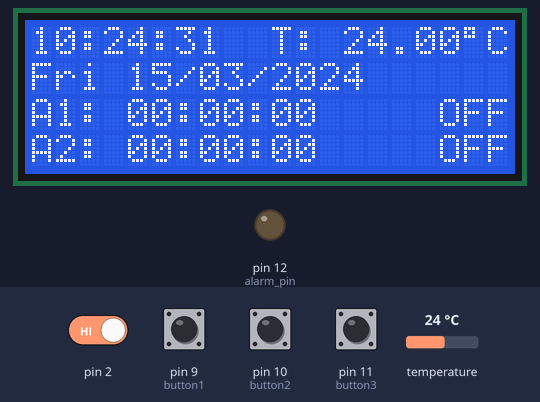
This sketch was run on a simulated Arduino Uno, built with avr-gcc and run on an emulated ATmega328P. On the bench: 20×4 character LCD, output pins drawn as LEDs (lit = HIGH). Wiring (inferred from the names in the program): DS3231 clock at I2C address 0x68. The test bench sets the inputs (shaded band); at power-on: pin 2, pin 9 (button1), pin 10 (button2), pin 11 (button3) HIGH, temperature 24 °C. The local clock reads 2024-03-15 10:24:30 at power-on unless the sketch sets it.

Above: at 1.2 s.
1.3 s: pin 2 driven LOW
At 2.7 s:
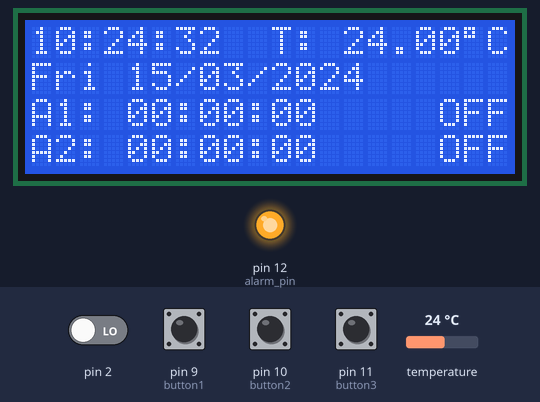
4.3 s: pin 9 (button1) pulled LOW for 0.15 s
At 4.57 s:
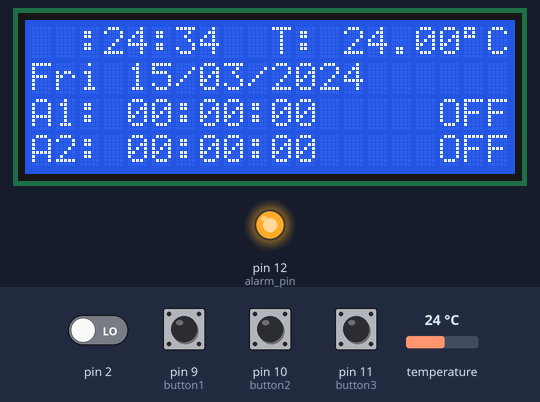
5.9 s: pin 10 (button2) pulled LOW for 0.15 s
At 7.4 s:
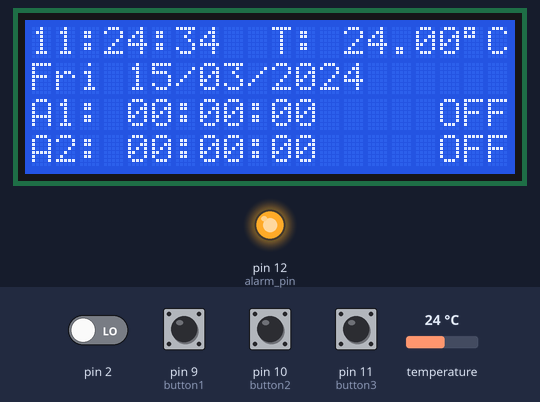
7.5 s: pin 9 (button1) pulled LOW for 1 s
At 8.62 s:
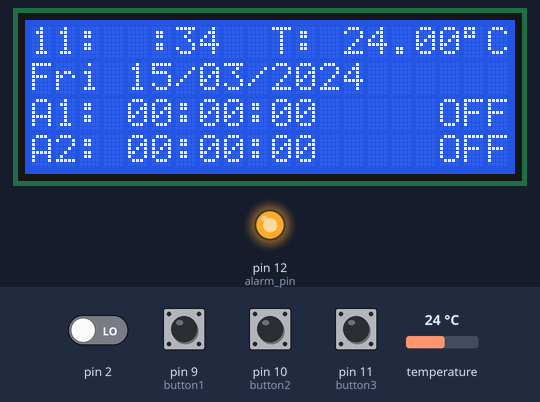
10.0 s: pin 9 (button1) pulled LOW for 0.15 s
At 10.27 s:
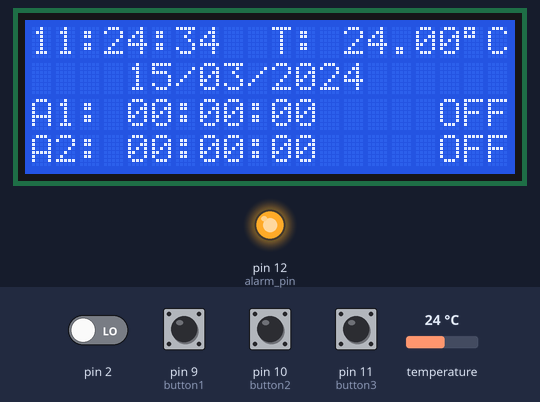
13.1 s: pin 10 (button2) pulled LOW for 1 s
At 14.51 s:
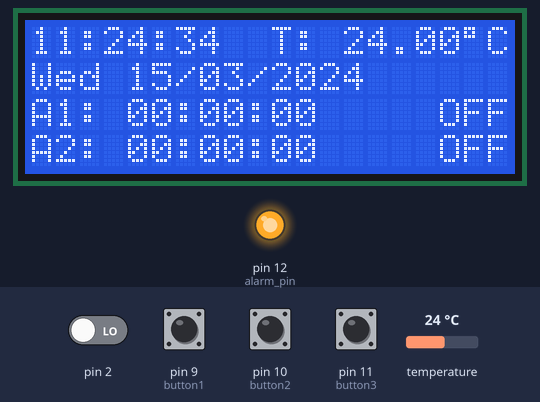
Timing chart, 0 to 16.1 s (numbered marks = the images above; inputs shaded):
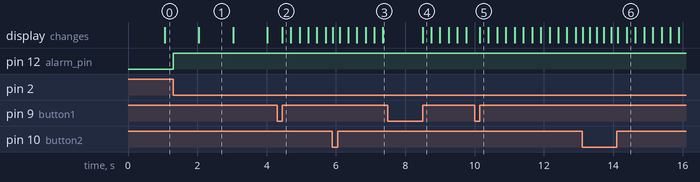

Measured:
- after the input at 1.3 s, pin 12 (alarm_pin): LOW → HIGH at once
- after the input at 4.3 s, the display: changes after 0.15 s (image 2)
- after the input at 5.9 s, the display: changes at once (image 3)
- after the input at 7.5 s, the display: changes after 1.0 s (image 4)
- after the input at 10.0 s, the display: changes after 0.15 s (image 5)
- after the input at 13.1 s, the display: first changes at once (image 6 shows a later state)

The sketch:

SketchCode_AlarmClock_V2.ino
```cpp
// include LCD library code
#include <LiquidCrystal.h>
// include Wire library code (needed for I2C protocol devices)
#include <Wire.h>

// LCD module connections (RS, E, D4, D5, D6, D7)
LiquidCrystal lcd(3, 4, 5, 6, 7, 8);

const int button1   =  9;                   // button1 pin number
const int button2   = 10;                   // button1 pin number
const int button3   = 11;                   // button1 pin number
const int alarm_pin = 12;                   // Alarms pin number

void setup() {
  pinMode(9,  INPUT_PULLUP);
  pinMode(10, INPUT_PULLUP);
  pinMode(11, INPUT_PULLUP);
  pinMode(12, OUTPUT);
  digitalWrite(alarm_pin, LOW);
  // set up the LCD's number of columns and rows
  lcd.begin(20, 4);
  Wire.begin();                                 // Join i2c bus
  attachInterrupt(digitalPinToInterrupt(2), Alarm, FALLING);
}

// Variables declaration
bool alarm1_status, alarm2_status;
char Time[]     = "  :  :  ",
     calendar[] = "      /  /20  ",
     alarm1[]   = "A1:   :  :00", alarm2[]   = "A2:   :  :00",
     temperature[] = "T:   .   C";
byte  i, second, minute, hour, day, date, month, year,
      alarm1_minute, alarm1_hour, alarm2_minute, alarm2_hour,
      status_reg;

void Alarm(){
  digitalWrite(alarm_pin, HIGH);
}
void DS3231_read(){                             // Function to read time & calendar data
  Wire.beginTransmission(0x68);                 // Start I2C protocol with DS3231 address
  Wire.write(0);                                // Send register address
  Wire.endTransmission(false);                  // I2C restart
  Wire.requestFrom(0x68, 7);                    // Request 7 bytes from DS3231 and release I2C bus at end of reading
  second = Wire.read();                         // Read seconds from register 0
  minute = Wire.read();                         // Read minuts from register 1
  hour   = Wire.read();                         // Read hour from register 2
  day    = Wire.read();                         // Read day from register 3
  date   = Wire.read();                         // Read date from register 4
  month  = Wire.read();                         // Read month from register 5
  year   = Wire.read();                         // Read year from register 6
}
void alarms_read_display(){                     // Function to read and display alarm1, alarm2 and temperature data
  byte control_reg, temperature_lsb;
  char temperature_msb;
  Wire.beginTransmission(0x68);                 // Start I2C protocol with DS3231 address
  Wire.write(0x08);                             // Send register address
  Wire.endTransmission(false);                  // I2C restart
  Wire.requestFrom(0x68, 11);                   // Request 11 bytes from DS3231 and release I2C bus at end of reading
  alarm1_minute = Wire.read();                  // Read alarm1 minutes
  alarm1_hour   = Wire.read();                  // Read alarm1 hours
  Wire.read();                                  // Skip alarm1 day/date register
  alarm2_minute = Wire.read();                  // Read alarm2 minutes
  alarm2_hour   = Wire.read();                  // Read alarm2 hours
  Wire.read();                                  // Skip alarm2 day/date register
  control_reg = Wire.read();                    // Read the DS3231 control register
  status_reg  = Wire.read();                    // Read the DS3231 status register
  Wire.read();                                  // Skip aging offset register
  temperature_msb = Wire.read();                // Read temperature MSB
  temperature_lsb = Wire.read();                // Read temperature LSB
    // Convert BCD to decimal
  alarm1_minute = (alarm1_minute >> 4) * 10 + (alarm1_minute & 0x0F);
  alarm1_hour   = (alarm1_hour   >> 4) * 10 + (alarm1_hour & 0x0F);
  alarm2_minute = (alarm2_minute >> 4) * 10 + (alarm2_minute & 0x0F);
  alarm2_hour   = (alarm2_hour   >> 4) * 10 + (alarm2_hour & 0x0F);
    // End conversion
  alarm1[8]     = alarm1_minute % 10  + 48;
  alarm1[7]     = alarm1_minute / 10  + 48;
  alarm1[5]     = alarm1_hour   % 10  + 48;
  alarm1[4]     = alarm1_hour   / 10  + 48;
  alarm2[8]     = alarm2_minute % 10  + 48;
  alarm2[7]     = alarm2_minute / 10  + 48;
  alarm2[5]     = alarm2_hour   % 10  + 48;
  alarm2[4]     = alarm2_hour   / 10  + 48;
  alarm1_status = bitRead(control_reg, 0);      // Read alarm1 interrupt enable bit (A1IE) from DS3231 control register
  alarm2_status = bitRead(control_reg, 1);      // Read alarm2 interrupt enable bit (A2IE) from DS3231 control register
  if(temperature_msb < 0){
    temperature_msb = abs(temperature_msb);
    temperature[2] = '-';
  }
  else
    temperature[2] = ' ';
  temperature_lsb >>= 6;
  temperature[4] = temperature_msb % 10  + 48;
  temperature[3] = temperature_msb / 10  + 48;
  if(temperature_lsb == 0 || temperature_lsb == 2){
    temperature[7] = '0';
    if(temperature_lsb == 0) temperature[6] = '0';
    else                     temperature[6] = '5';
  }
  if(temperature_lsb == 1 || temperature_lsb == 3){
    temperature[7] = '5';
    if(temperature_lsb == 1) temperature[6] = '2';
    else                     temperature[6] = '7';
  }
  temperature[8]  = 223;                        // Put the degree symbol
  lcd.setCursor(10, 0);     //////////////////////////////////////////////////////////////
  lcd.print(temperature);                       // Display temperature
  lcd.setCursor(0, 2);      ///////////////////////////////////////////////////////////////
  lcd.print(alarm1);                            // Display alarm1
  lcd.setCursor(17, 2);     //////////////////////////////////////////////////////////////
  if(alarm1_status)  lcd.print("ON ");          // If A1IE = 1 print 'ON'
  else               lcd.print("OFF");          // If A1IE = 0 print 'OFF'
  lcd.setCursor(0, 3);
  lcd.print(alarm2);                            // Display alarm2
  lcd.setCursor(17, 3);
  if(alarm2_status)  lcd.print("ON ");          // If A2IE = 1 print 'ON'
  else               lcd.print("OFF");          // If A2IE = 0 print 'OFF'
}
void calendar_display(){                        // Function to display calendar
  switch(day){
    case 1:  strcpy(calendar, "Sun   /  /20  "); break;
    case 2:  strcpy(calendar, "Mon   /  /20  "); break;
    case 3:  strcpy(calendar, "Tue   /  /20  "); break;
    case 4:  strcpy(calendar, "Wed   /  /20  "); break;
    case 5:  strcpy(calendar, "Thu   /  /20  "); break;
    case 6:  strcpy(calendar, "Fri   /  /20  "); break;
    case 7:  strcpy(calendar, "Sat   /  /20  "); break;
    default: strcpy(calendar, "Sat   /  /20  ");
  }
  calendar[13] = year  % 10 + 48;
  calendar[12] = year  / 10 + 48;
  calendar[8]  = month % 10 + 48;
  calendar[7]  = month / 10 + 48;
  calendar[5]  = date  % 10 + 48;
  calendar[4]  = date  / 10 + 48;
  lcd.setCursor(0, 1);
  lcd.print(calendar);                          // Display calendar
}
void DS3231_display(){
  // Convert BCD to decimal
  second = (second >> 4) * 10 + (second & 0x0F);
  minute = (minute >> 4) * 10 + (minute & 0x0F);
  hour = (hour >> 4) * 10 + (hour & 0x0F);
  date = (date >> 4) * 10 + (date & 0x0F);
  month = (month >> 4) * 10 + (month & 0x0F);
  year = (year >> 4) * 10 + (year & 0x0F);
  // End conversion
  Time[7]     = second % 10  + 48;
  Time[6]     = second / 10  + 48;
  Time[4]     = minute % 10  + 48;
  Time[3]     = minute / 10  + 48;
  Time[1]     = hour   % 10  + 48;
  Time[0]     = hour   / 10  + 48;
  calendar_display();                           // Call calendar display function
  lcd.setCursor(0, 0);
  lcd.print(Time);                              // Display time
}
void Blink(){
  byte j = 0;
  while(j < 10 && (digitalRead(button1) || i >= 5) && digitalRead(button2) && (digitalRead(button3) || i < 5)){
    j++;
    delay(25);
  }
}
byte edit(byte x, byte y, byte parameter){
  char text[3];
  while(!digitalRead(button1) || !digitalRead(button3));    // Wait until button B1 is released
  while(true){
    while(!digitalRead(button2)){                           // If button B2 is pressed
      parameter++;
      if(((i == 0) || (i == 5)) && parameter > 23)          // If hours > 23 ==> hours = 0
        parameter = 0;
      if(((i == 1) || (i == 6)) && parameter > 59)          // If minutes > 59 ==> minutes = 0
        parameter = 0;
      if(i == 2 && parameter > 31)                          // If date > 31 ==> date = 1
        parameter = 1;
      if(i == 3 && parameter > 12)                          // If month > 12 ==> month = 1
        parameter = 1;
      if(i == 4 && parameter > 99)                          // If year > 99 ==> year = 0
        parameter = 0;
      if(i == 7 && parameter > 1)                           // For alarms ON or OFF (1: alarm ON, 0: alarm OFF)
        parameter = 0;
      lcd.setCursor(x, y);
      if(i == 7){                                           // For alarms ON & OFF
        if(parameter == 1)  lcd.print("ON ");
        else                lcd.print("OFF");
      }
      else{
        sprintf(text,"%02u", parameter);
        lcd.print(text);
      }
      if(i >= 5){
        DS3231_read();                          // Read data from DS3231
        DS3231_display();                       // Display DS3231 time and calendar
      }
      delay(200);                               // Wait 200ms
    }
    lcd.setCursor(x, y);
    lcd.print("  ");                            // Print two spaces
    if(i == 7) lcd.print(" ");                  // Print space (for alarms ON & OFF)
    Blink();                                    // Call Blink function
    lcd.setCursor(x, y);
    if(i == 7){                                 // For alarms ON & OFF
      if(parameter == 1)  lcd.print("ON ");
      else                lcd.print("OFF");
    }
    else{
      sprintf(text,"%02u", parameter);
      lcd.print(text);
    }
    Blink();
    if(i >= 5){
      DS3231_read();
     DS3231_display();}
    if((!digitalRead(button1) && i < 5) || (!digitalRead(button3) && i >= 5)){
      i++;                                      // Increment 'i' for the next parameter
      return parameter;                         // Return parameter value and exit
    }
  }
}

void loop() {
  if(!digitalRead(button1)){                    // If B1 button is pressed
      i = 0;
      hour   = edit(0, 0, hour);
      minute = edit(3, 0, minute);
      while(!digitalRead(button1));             // Wait until button B1 released
      while(true){
        while(!digitalRead(button2)){           // If button B2 button is pressed
          day++;                                // Increment day
          if(day > 7) day = 1;
          calendar_display();                   // Call display_calendar function
          lcd.setCursor(0, 1);
          lcd.print(calendar);                  // Display calendar
          delay(200);
        }
        lcd.setCursor(0, 1);
        lcd.print("   ");                       // Print 3 spaces
        Blink();
        lcd.setCursor(0, 1);
        lcd.print(calendar);                    // Print calendar
        Blink();                                // Call Blink function
        if(!digitalRead(button1))               // If button B1 is pressed
          break;
      }
      date = edit(4, 1, date);                  // Edit date
      month = edit(7, 1, month);                // Edit month
      year = edit(12, 1, year);                 // Edit year
      // Convert decimal to BCD
      minute = ((minute / 10) << 4) + (minute % 10);
      hour = ((hour / 10) << 4) + (hour % 10);
      date = ((date / 10) << 4) + (date % 10);
      month = ((month / 10) << 4) + (month % 10);
      year = ((year / 10) << 4) + (year % 10);
      // End conversion
      // Write time & calendar data to DS3231 RTC
      Wire.beginTransmission(0x68);             // Start I2C protocol with DS3231 address
      Wire.write(0);                            // Send register address
      Wire.write(0);                            // Reset sesonds and start oscillator
      Wire.write(minute);                       // Write minute
      Wire.write(hour);                         // Write hour
      Wire.write(day);                          // Write day
      Wire.write(date);                         // Write date
      Wire.write(month);                        // Write month
      Wire.write(year);                         // Write year
      Wire.endTransmission();                   // Stop transmission and release the I2C bus
      delay(200);
    }
    if(!digitalRead(button3)){                  // If B3 button is pressed
      while(!digitalRead(button3));             // Wait until button B3 released
      i = 5;
      alarm1_hour   = edit(4,  1, alarm1_hour);
      alarm1_minute = edit(7,  1, alarm1_minute);
      alarm1_status = edit(13, 1, alarm1_status);
      i = 5;
      alarm2_hour   = edit(4,  3, alarm2_hour);
      alarm2_minute = edit(7,  3, alarm2_minute);
      alarm2_status = edit(17, 3, alarm2_status);
      alarm1_minute = ((alarm1_minute / 10) << 4) + (alarm1_minute % 10);
      alarm1_hour   = ((alarm1_hour   / 10) << 4) + (alarm1_hour % 10);
      alarm2_minute = ((alarm2_minute / 10) << 4) + (alarm2_minute % 10);
      alarm2_hour   = ((alarm2_hour   / 10) << 4) + (alarm2_hour % 10);
      // Write alarms data to DS3231
      Wire.beginTransmission(0x68);               // Start I2C protocol with DS3231 address
      Wire.write(7);                              // Send register address (alarm1 seconds)
      Wire.write(0);                              // Write 0 to alarm1 seconds
      Wire.write(alarm1_minute);                  // Write alarm1 minutes value to DS3231
      Wire.write(alarm1_hour);                    // Write alarm1 hours value to DS3231
      Wire.write(0x80);                           // Alarm1 when hours, minutes, and seconds match
      Wire.write(alarm2_minute);                  // Write alarm2 minutes value to DS3231
      Wire.write(alarm2_hour);                    // Write alarm2 hours value to DS3231
      Wire.write(0x80);                           // Alarm2 when hours and minutes match
      Wire.write(4 | alarm1_status | (alarm2_status << 1));      // Write data to DS3231 control register (enable interrupt when alarm)
      Wire.write(0);                              // Clear alarm flag bits
      Wire.endTransmission();                     // Stop transmission and release the I2C bus
      delay(200);                                 // Wait 200ms
    }
    if(!digitalRead(button2) && digitalRead(alarm_pin)){         // When button B2 pressed with alarm (Reset and turn OFF the alarm)
      digitalWrite(alarm_pin, LOW);               // Turn OFF the alarm indicator
      Wire.beginTransmission(0x68);               // Start I2C protocol with DS3231 address
      Wire.write(0x0E);                           // Send register address (control register)
      // Write data to control register (Turn OFF the occurred alarm and keep the other as it is)
      Wire.write(4 | (!bitRead(status_reg, 0) & alarm1_status) | ((!bitRead(status_reg, 1) & alarm2_status) << 1));
      Wire.write(0);                              // Clear alarm flag bits
      Wire.endTransmission();                     // Stop transmission and release the I2C bus
    }
    DS3231_read();                                // Read time and calendar parameters from DS3231 RTC
    alarms_read_display();                        // Read and display alarms parameters
    DS3231_display();                             // Display time & calendar
    delay(50);                                    // Wait 50ms
}
```
